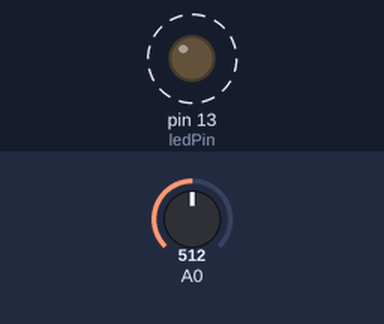
A sketch run on a simulated Arduino Uno, built with avr-gcc and run on an emulated ATmega328P. Parts: output pins drawn as LEDs (lit = HIGH). Dashed ring = blinking. The inputs (shaded band) are chosen by the test bench; at power-on: A0 = 512. No radio packets arrive unless stated.

Above: at 1.1 s.
Timing chart, 0 to 5.0 s (numbered marks = the images above):
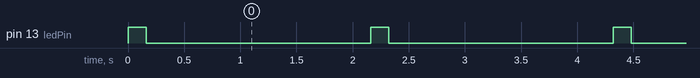

The sketch:

transmitter.ino
```cpp
#include <LowPower.h>
#include <VirtualWire.h>

int ledPin = 13;
char Msg[30];// The string that we are going to send trought rf transmitter

void setup()
{
 Serial.begin(9600); // Debugging only
  pinMode(ledPin,OUTPUT);
  // VirtualWire setup
  vw_setup(2000); // Bits per sec
  vw_set_tx_pin(12);// Set the Tx pin. Default is 12
}

void loop()
{

  int humidity = analogRead(0);
//  int temp = random(300);
//  int f = random(300);
//  int hi_f = random(300);
//  int heat_index  =random(300);
  sprintf(Msg, "%d", humidity);
  digitalWrite(ledPin, HIGH);
 //LowPower.powerDown(SLEEP_250MS, ADC_OFF, BOD_OFF);
  delay(100);
  vw_send((uint8_t *)Msg, strlen(Msg));
  vw_wait_tx(); // Wait until the whole message is gone
  digitalWrite(ledPin, LOW);

  LowPower.powerDown(SLEEP_2S, ADC_OFF, BOD_OFF);    // Instead of delay(4000);

 // delay(4000);
  }
```

Measured:
- by itself, pin 13 (ledPin): alternates HIGH for 0.16 s and LOW for 2.0 s
